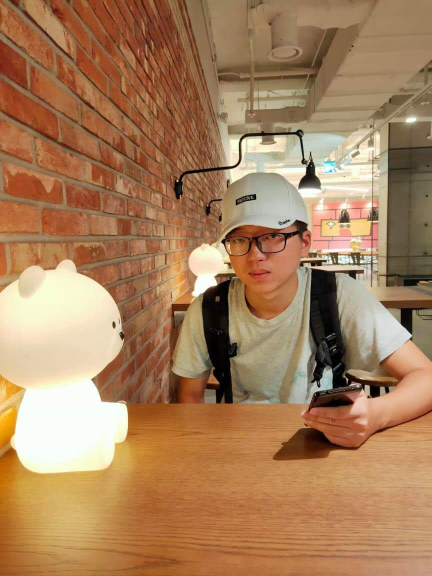
#> input picture 資料分析作業/HW5/photosticker.jpeg, 864 x 1152 px (shown at 1/2 size)
$ python '3.相片大小變換.py'
#> lines starting #> are read from the running program, lines starting #| are printed output that depends on the picture
# -*- coding: utf-8 -*-
"""
Created on Tue Apr  6 16:28:29 2021

@author: danny
"""

from PIL import Image
photosticker=Image.open('photosticker.jpeg')
#> photosticker is the input picture: PIL image 864x1152 RGB; mean R, G, B 168.3, 128.7, 92.5
width,height=photosticker.size
#> width = 864; height = 1152
newpic=photosticker.resize((int(width*1.2),height))#調整寬高
newpic.save('3-1.jpg')#存檔

newpic=photosticker.resize((int(width*1.5),height))#調整寬高
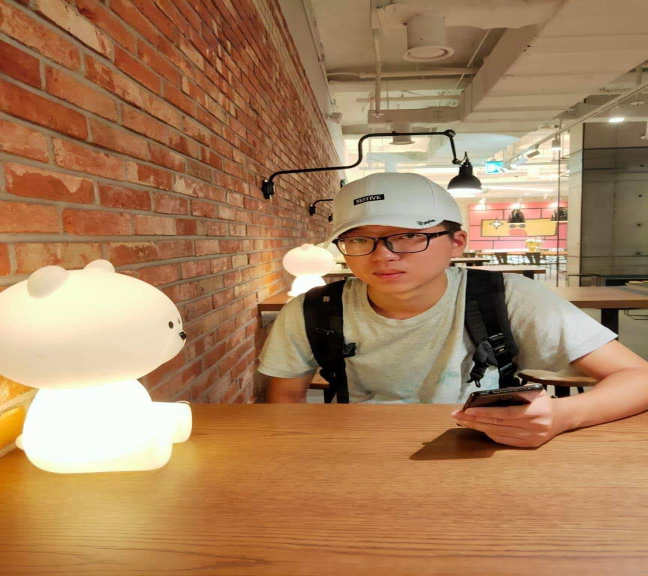
#> newpic: PIL image 1296x1152 RGB (shown at 1/2 size); mean R, G, B 168.3, 128.8, 92.5
newpic.save('3-2.jpg')#存檔

newpic=photosticker.resize((int(width*0.5),height))#調整寬高
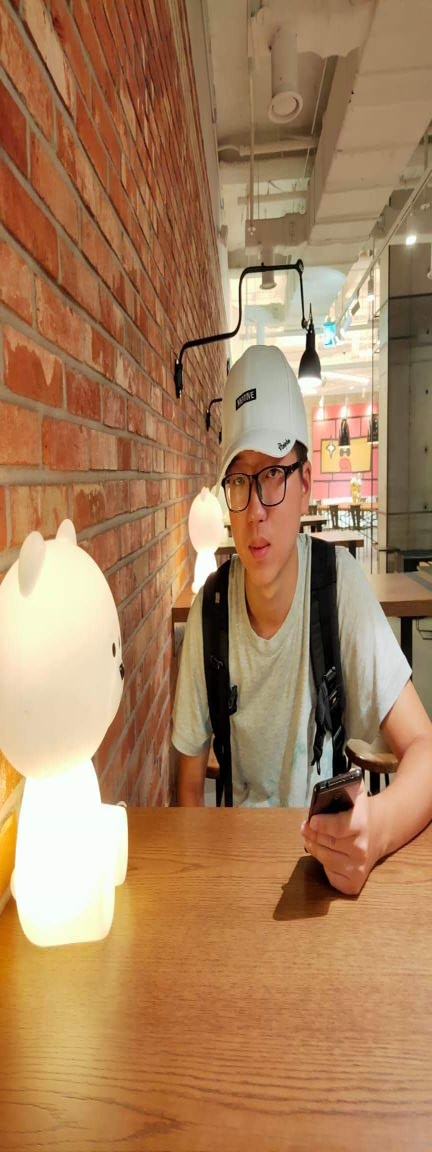
#> newpic: PIL image 432x1152 RGB; mean R, G, B 168.3, 128.7, 92.5
newpic.save('3-3.jpg')#存檔

newpic=photosticker.resize((int(width*0.8),height))#調整寬高
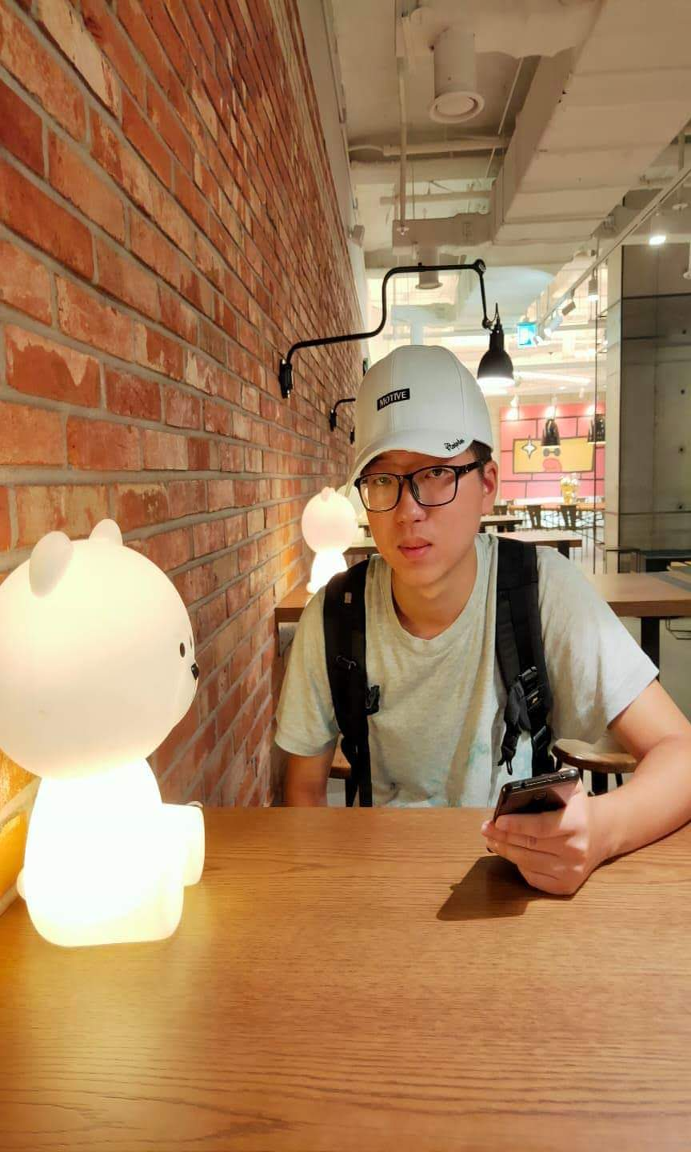
#> newpic: PIL image 691x1152 RGB; mean R, G, B 168.3, 128.7, 92.5
newpic.save('3-4.jpg')#存檔

newpic=photosticker.resize((width,int(height*1.2)))#調整寬高
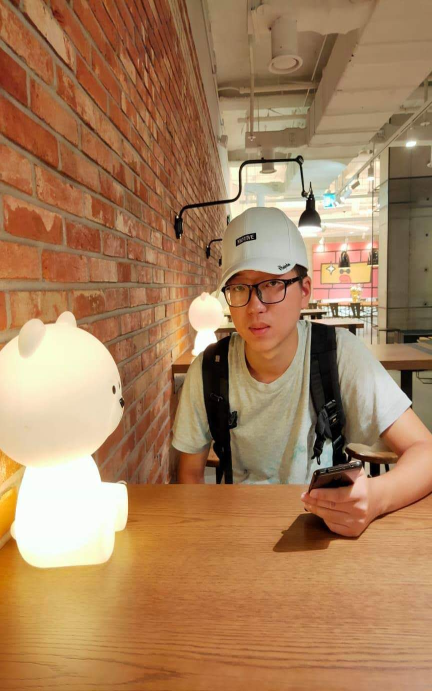
#> newpic: PIL image 864x1382 RGB (shown at 1/2 size); mean R, G, B 168.3, 128.7, 92.5
newpic.save('3-5.jpg')#存檔

newpic=photosticker.resize((width,int(height*1.5)))#調整寬高
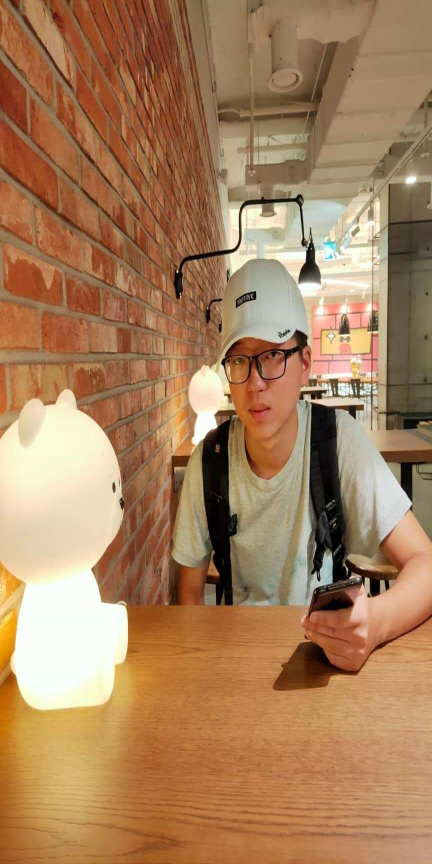
#> newpic: PIL image 864x1728 RGB (shown at 1/2 size); mean R, G, B 168.3, 128.8, 92.5
newpic.save('3-6.jpg')#存檔

newpic=photosticker.resize((width,int(height*0.5)))#調整寬高
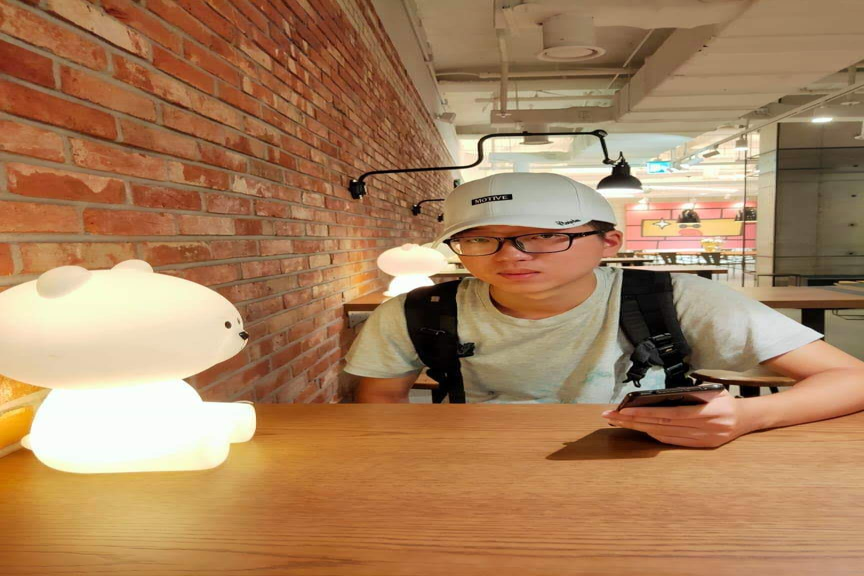
#> newpic: PIL image 864x576 RGB; mean R, G, B 168.3, 128.7, 92.5
newpic.save('3-7.jpg')#存檔

newpic=photosticker.resize((width,int(height*0.8)))#調整寬高
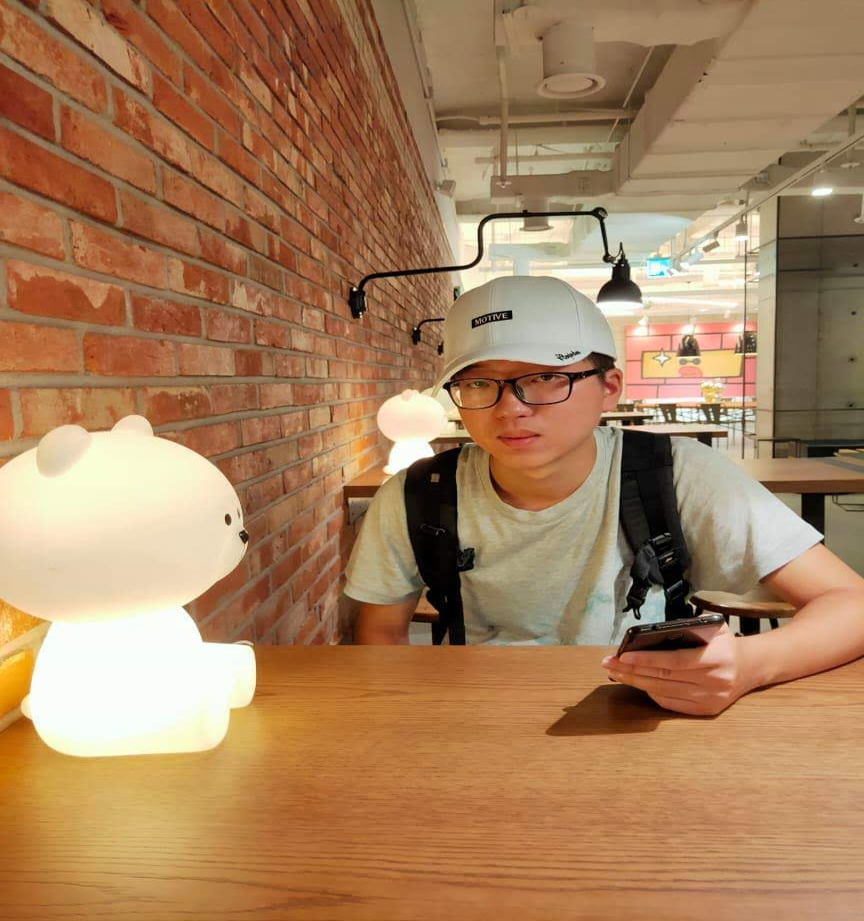
#> newpic: PIL image 864x921 RGB; mean R, G, B 168.3, 128.7, 92.5
newpic.save('3-8.jpg')#存檔

$ run again, with 資料分析作業/HW5/THU.jfif saved as 資料分析作業/HW5/photosticker.jpeg
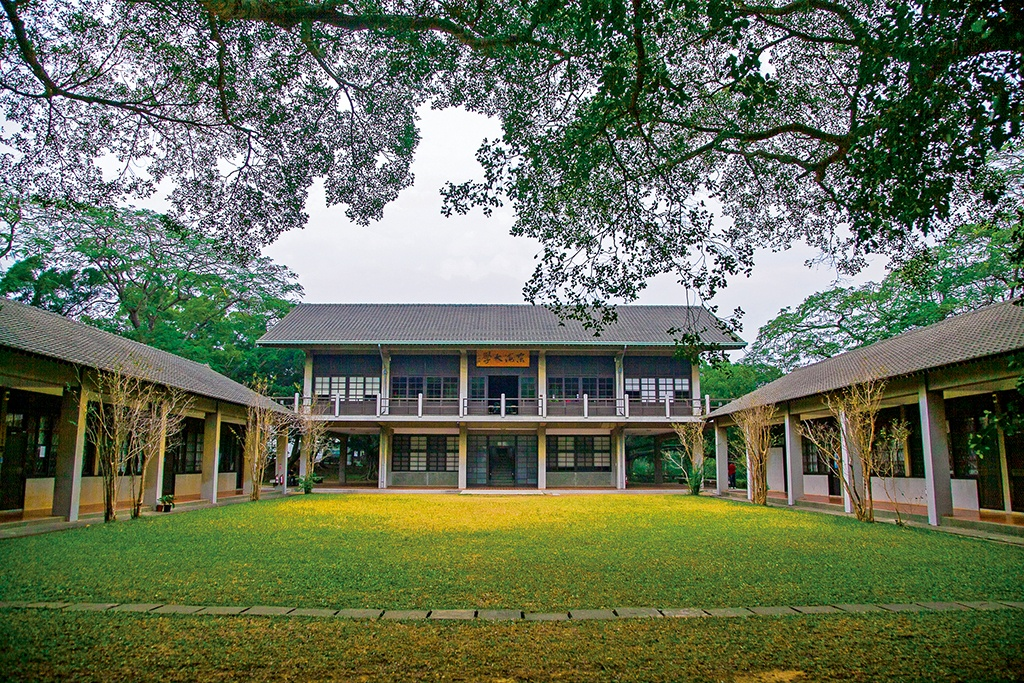
#> input picture 資料分析作業/HW5/THU.jfif, 1024 x 683 px
#> photosticker is the input picture: PIL image 1024x683 RGB; mean R, G, B 103.5, 112.5, 88.7
#> `newpic=photosticker.resize((width,int(height*0.5)))#調整寬高`:
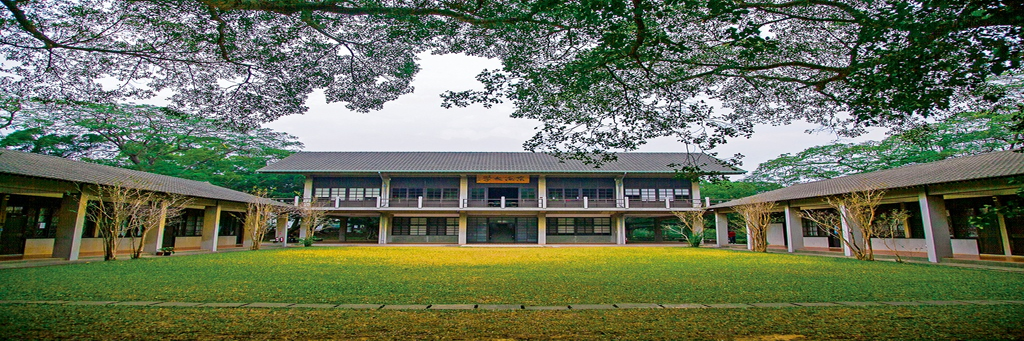
#> newpic: PIL image 1024x341 RGB; mean R, G, B 103.5, 112.5, 88.7
#> `newpic=photosticker.resize((width,int(height*0.8)))#調整寬高`:
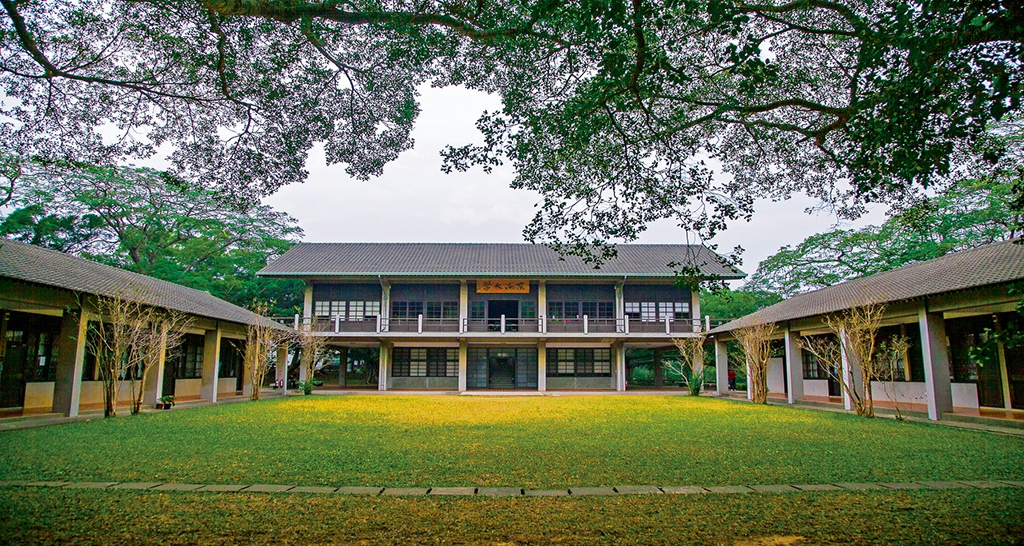
#> newpic: PIL image 1024x546 RGB; mean R, G, B 103.5, 112.4, 88.7
